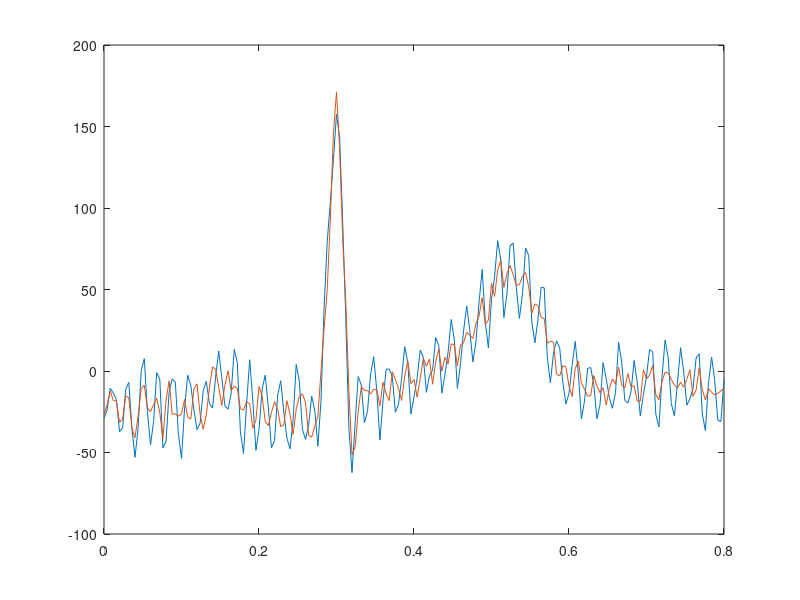
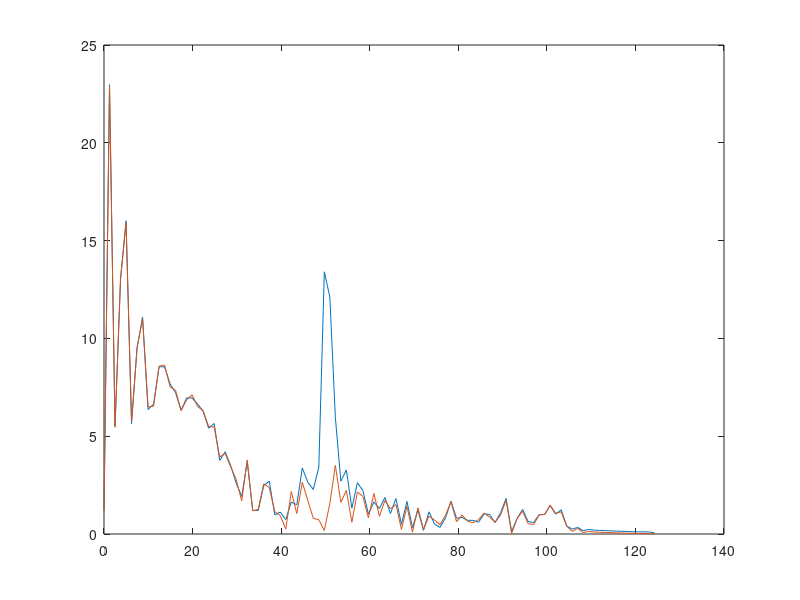

The MATLAB source for these figures, in order:
%50HZ notch filter IIR direct form II transposed
% y(n) = b_0*v(n)+b_1*v(n-1)+b_2*v(n-2)
% v(n) = x(n)-a_1*v(n-1)-a_2*v(n-2)
close all;
Fs=250;
Ts=1/Fs;
%t=linspace(0,(500-1)*Ts,500);
%signal = sin(2*pi*20*t)+sin(2*pi*50*t);
load('pulse.mat');
signal=pulse;
t=linspace(0,(length(signal)-1)*Ts,length(signal));
load('notch50Hz_coeff.mat');
filt_coeff= SOS;
filt_scale= G;
sections = length(filt_coeff(:,1));
v_n = zeros(1,sections);
v_n1 = zeros(1,sections);
v_n2 = zeros(1,sections);
signal_filt=linspace(0,0,length(signal));
buff= zeros(1,sections);

for i=1:length(signal) 
    buff = signal(i);
    for j=1:sections
        
        v_n(j)=filt_scale(j)*buff-filt_coeff(j,5)*v_n1(j)-filt_coeff(j,6)*v_n2(j);
        buff = filt_coeff(j,1)*v_n(j)+filt_coeff(j,2)*v_n1(j)+filt_coeff(j,3)*v_n2(j);
        v_n2(j)=v_n1(j);
        v_n1(j)=v_n(j);
    end
    signal_filt(i)=buff;
end


plot(t,signal)
hold on
plot(t,signal_filt)

L=length(signal);
Y = fft(signal);
T=Ts;
P2 = abs(Y/L);
P1 = P2(1:L/2+1);
P1(2:end-1) = 2*P1(2:end-1);
figure
f = Fs*(0:(L/2))/L;
plot(f,P1)
hold on
L=length(signal_filt);
Y = fft(signal_filt);
T=Ts;
P2 = abs(Y/L);
P1 = P2(1:L/2+1);
P1(2:end-1) = 2*P1(2:end-1);
f = Fs*(0:(L/2))/L;
plot(f,P1)


